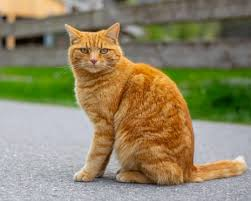
#> input picture Semester_4/Ai Lab/PAI Lab 5/Images/download.jpeg, 251 x 201 px; the run also reads 4 pictures not shown here
$ jupyter execute --allow-errors Class.ipynb
#> lines starting #> are read from the running program, lines starting #| are printed output that depends on the picture; after the words box and inside, x2 and y2 are one past the last pixel; in counts of white or black regions, pixels touching at a corner belong together
## Intro to OpenCV

## Blur Image

[cell 1]
import cv2
from matplotlib import pyplot as plt
import numpy as np

[cell 2]
image_path = './Images/download.jpeg'

image = cv2.imread(image_path)
#> image is the input picture: shape (201, 251, 3); mean B, G, R 100.8, 132.8, 143.1
if image is None:
	raise FileNotFoundError(f"Image not found at path: {image_path}")

resized_image = cv2.resize(image, (1900, 800))
resized_image_rgb = cv2.cvtColor(resized_image, cv2.COLOR_BGR2RGB)
plt.imshow(resized_image_rgb)
plt.title('Original Image')
plt.axis('off')
plt.show()

### After Blurring

[cell 3]
Gaussian = cv2.GaussianBlur(resized_image, (15, 15), 0)
Gaussian_rgb = cv2.cvtColor(Gaussian, cv2.COLOR_BGR2RGB)
plt.imshow(Gaussian_rgb)
plt.title('Gaussian Blurred Image')
plt.axis('off')
plt.show()

[cell 4]
cv2.imshow('Original', image)
cv2.waitKey(0)

# Use the cvtColor() function to grayscale the image
gray_image = cv2.cvtColor(image, cv2.COLOR_BGR2GRAY)

cv2.imshow('Grayscale', gray_image)
cv2.waitKey(0)

# Window shown waits for any key pressing event
cv2.destroyAllWindows()

[cell 5]
cv2.imshow('Grayscale Image', image)
cv2.waitKey(0)

# Window shown waits for any key pressing event
cv2.destroyAllWindows()

[cell 6]
# Obtain the dimensions of the image array
# using the shape method
(row, col) = image.shape[0:2]
#> row = 201; col = 251

# Take the average of pixel values of the BGR Channels
# to convert the colored image to grayscale image
for i in range(row):
    for j in range(col):
        # Find the average of the BGR pixel values
        image[i, j] = sum(image[i, j]) * 0.33
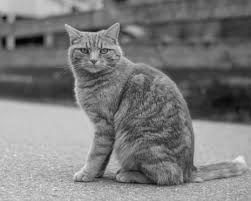
#> image: shape (201, 251, 3); min 0, max 237, mean 123.8

cv2.imshow('Grayscale Image', image)
cv2.waitKey(0)

# Window shown waits for any key pressing event
cv2.destroyAllWindows()

[cell 7]
image = cv2.imread('./Images/download.jpeg')
image_rgb = cv2.cvtColor(image, cv2.COLOR_BGR2RGB)
scale_factor_1 = 3.0
scale_factor_2 = 1/3.0
height, width = image_rgb.shape[:2]
#> height = 201; width = 251
new_height = int(height * scale_factor_1)
#> new_height = 603
new_width = int(width * scale_factor_1)
#> new_width = 753

zoomed_image = cv2.resize(src =image_rgb,
                          dsize=(new_width, new_height),
                          interpolation=cv2.INTER_CUBIC)

new_height1 = int(height * scale_factor_2)
#> new_height1 = 67
new_width1 = int(width * scale_factor_2)
#> new_width1 = 83
scaled_image = cv2.resize(src= image_rgb,
                          dsize =(new_width1, new_height1),
                          interpolation=cv2.INTER_AREA)

fig, axs = plt.subplots(1, 3, figsize=(10, 4))
axs[0].imshow(image_rgb)
axs[0].set_title('Original Image Shape:'+str(image_rgb.shape))
axs[1].imshow(zoomed_image)
axs[1].set_title('Zoomed Image Shape:'+str(zoomed_image.shape))
axs[2].imshow(scaled_image)
axs[2].set_title('Scaled Image Shape:'+str(scaled_image.shape))

for ax in axs:
    ax.set_xticks([])
    ax.set_yticks([])

plt.tight_layout()
plt.show()

[cell 8]
img = cv2.imread('./Images/download.jpeg')
image_rgb = cv2.cvtColor(img, cv2.COLOR_BGR2RGB)
center = (image_rgb.shape[1] // 2, image_rgb.shape[0] // 2)
#> center = (125, 100)
angle = 30
scale = 1
rotation_matrix = cv2.getRotationMatrix2D(center, angle, scale)
rotated_image = cv2.warpAffine(image_rgb, rotation_matrix, (img.shape[1], img.shape[0]))

fig, axs = plt.subplots(1, 2, figsize=(7, 4))
axs[0].imshow(image_rgb)
axs[0].set_title('Original Image')
axs[1].imshow(rotated_image)
axs[1].set_title('Image Rotation')
for ax in axs:
    ax.set_xticks([])
    ax.set_yticks([])

plt.tight_layout()
plt.show()

[cell 9]
img = cv2.imread('./Images/download.jpeg')
image_rgb = cv2.cvtColor(img, cv2.COLOR_BGR2RGB)
width, height = image_rgb.shape[1], image_rgb.shape[0]

tx, ty = 100, 70
translation_matrix = np.array([[1, 0, tx], [0, 1, ty]], dtype=np.float32)
translated_image = cv2.warpAffine(image_rgb, translation_matrix, (width, height))

fig, axs = plt.subplots(1, 2, figsize=(7, 4))
axs[0].imshow(image_rgb), axs[0].set_title('Original Image')
axs[1].imshow(translated_image), axs[1].set_title('Image Translation')

for ax in axs:
    ax.set_xticks([]), ax.set_yticks([])

plt.tight_layout()
plt.show()

[cell 10]
image = cv2.imread('./Images/download.jpeg')
image_rgb = cv2.cvtColor(image, cv2.COLOR_BGR2RGB)
width, height = image_rgb.shape[1], image_rgb.shape[0]

shearX, shearY = -0.15, 0
transformation_matrix = np.array([[1, shearX, 0], [0, 1, shearY]], dtype=np.float32)
sheared_image = cv2.warpAffine(image_rgb, transformation_matrix, (width, height))

fig, axs = plt.subplots(1, 2, figsize=(7, 4))
axs[0].imshow(image_rgb), axs[0].set_title('Original Image')
axs[1].imshow(sheared_image), axs[1].set_title('Sheared Image')

for ax in axs:
    ax.set_xticks([]), ax.set_yticks([])

plt.tight_layout()
plt.show()

[cell 11]
image = cv2.imread('./Images/download.jpeg')
image_rgb = cv2.cvtColor(image, cv2.COLOR_BGR2RGB)
b, g, r = cv2.split(image_rgb)

b_normalized = cv2.normalize(b.astype('float'), None, 0, 1, cv2.NORM_MINMAX)
g_normalized = cv2.normalize(g.astype('float'), None, 0, 1, cv2.NORM_MINMAX)
r_normalized = cv2.normalize(r.astype('float'), None, 0, 1, cv2.NORM_MINMAX)

normalized_image = cv2.merge((b_normalized, g_normalized, r_normalized))
print(normalized_image[:, :, 0])
#> (printed output is left out)

plt.imshow(normalized_image)
plt.xticks([]),
plt.yticks([]),
plt.title('Normalized Image')
plt.show()

[cell 12]
img = cv2.imread('./Images/download.jpeg')
image_rgb = cv2.cvtColor(img, cv2.COLOR_BGR2RGB)
edges = cv2.Canny(image_rgb, 100, 700)
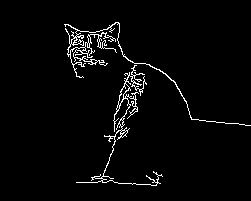
#> edges: shape (201, 251); 3% white in thin lines or dots, all inside (x1, y1, x2, y2) = (64, 22, 251, 186)

fig, axs = plt.subplots(1, 2, figsize=(7, 4))
axs[0].imshow(image_rgb), axs[0].set_title('Original Image')
axs[1].imshow(edges), axs[1].set_title('Image Edges')

for ax in axs:
    ax.set_xticks([]), ax.set_yticks([])

plt.tight_layout()
plt.show()

[cell 13]
image = cv2.imread('./Images/download.jpeg')
image_rgb = cv2.cvtColor(image, cv2.COLOR_BGR2RGB)
blurred = cv2.GaussianBlur(image, (3, 3), 0)
blurred_rgb = cv2.cvtColor(blurred, cv2.COLOR_BGR2RGB)

fig, axs = plt.subplots(1, 2, figsize=(7, 4))
axs[0].imshow(image_rgb), axs[0].set_title('Original Image')
axs[1].imshow(blurred_rgb), axs[1].set_title('Blurred Image')

for ax in axs:
    ax.set_xticks([]), ax.set_yticks([])

plt.tight_layout()
plt.show()

[cell 14]
image = cv2.imread('./Images/download.jpeg')
image_gray = cv2.cvtColor(image, cv2.COLOR_BGR2GRAY)
kernel = np.ones((3, 3), np.uint8)

dilated = cv2.dilate(image_gray, kernel, iterations=2)
eroded = cv2.erode(image_gray, kernel, iterations=2)
opening = cv2.morphologyEx(image_gray, cv2.MORPH_OPEN, kernel)
closing = cv2.morphologyEx(image_gray, cv2.MORPH_CLOSE, kernel)
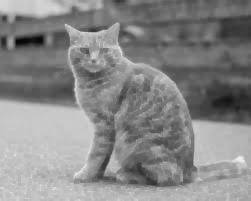
#> closing: shape (201, 251); min 8, max 240, mean 135.7

fig, axs = plt.subplots(2, 2, figsize=(7, 7))
axs[0, 0].imshow(dilated, cmap='Greys'), axs[0, 0].set_title('Dilated Image')
axs[0, 1].imshow(eroded, cmap='Greys'), axs[0, 1].set_title('Eroded Image')
axs[1, 0].imshow(opening, cmap='Greys'), axs[1, 0].set_title('Opening')
axs[1, 1].imshow(closing, cmap='Greys'), axs[1, 1].set_title('Closing')

for ax in axs.flatten():
    ax.set_xticks([]), ax.set_yticks([])

plt.tight_layout()
plt.show()

[cell 15]
# Open the image.
img = cv2.imread('./Images/download.jpeg', 0)
#> img: shape (201, 251); min 0, max 240, mean 132.2

# Apply log transform.
c = 255/(np.log(1 + np.max(img)))
#> c = 46.49
log_transformed = c * np.log(1 + img)
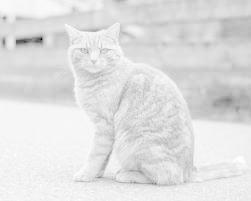
#> log_transformed: shape (201, 251) float16; min 0, max 255, mean 224.5

# Specify the data type.
log_transformed = np.array(log_transformed, dtype = np.uint8)

# Save the output.
cv2.imwrite('log_transformed.jpg', log_transformed)
#> Out = True

[cell 16]
img = cv2.imread('./Images/download.jpeg', 0)

# Trying 4 gamma values.
for gamma in [0.1, 0.5, 1.2, 2.2]:

    # Apply gamma correction.
    gamma_corrected = np.array(255*(img / 255) ** gamma, dtype = 'uint8')

    # Save edited images.
    cv2.imwrite('./Images/gamma_transformed'+str(gamma)+'.jpg', gamma_corrected)

[cell 17]
# Function to map each intensity level to output intensity level.
def pixelVal(pix, r1, s1, r2, s2):
    if (0 <= pix and pix <= r1):
        return (s1 / r1)*pix
    elif (r1 < pix and pix <= r2):
        return ((s2 - s1)/(r2 - r1)) * (pix - r1) + s1
    else:
        return ((255 - s2)/(255 - r2)) * (pix - r2) + s2

# Open the image.
img = cv2.imread('./Images/download.jpeg', 0)

# Define parameters.
r1 = 70
s1 = 0
r2 = 140
s2 = 255

# Vectorize the function to apply it to each value in the Numpy array.
pixelVal_vec = np.vectorize(pixelVal)

# Apply contrast stretching.
contrast_stretched = pixelVal_vec(img, r1, s1, r2, s2)
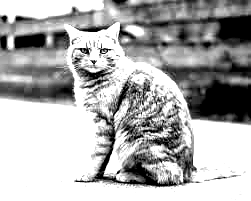
#> contrast_stretched: shape (201, 251) float64; min 0, max 255, mean 172.5

# Save edited image.
cv2.imwrite('./Images/contrast_stretch.jpg', contrast_stretched)
#> Out = True

[cell 18]
img = cv2.imread('./Images/download.jpeg')
rows, cols, _ = img.shape
#> rows = 201; cols = 251

M_left = np.float32([[1, 0, -50], [0, 1, 0]])
M_right = np.float32([[1, 0, 50], [0, 1, 0]])
M_top = np.float32([[1, 0, 0], [0, 1, 50]])
M_bottom = np.float32([[1, 0, 0], [0, 1, -50]])

img_left = cv2.warpAffine(img, M_left, (cols, rows))
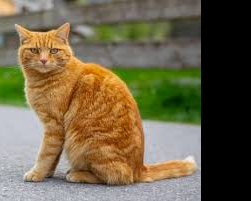
#> img_left: shape (201, 251, 3); mean B, G, R 73.9, 101.2, 112.6
img_right = cv2.warpAffine(img, M_right, (cols, rows))
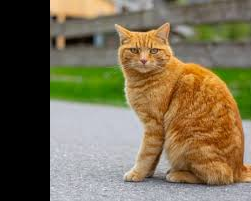
#> img_right: shape (201, 251, 3); mean B, G, R 81.4, 108.3, 120.1
img_top = cv2.warpAffine(img, M_top, (cols, rows))
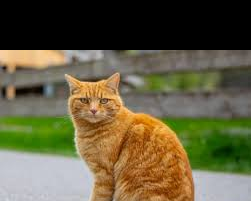
#> img_top: shape (201, 251, 3); mean B, G, R 64.9, 94.4, 101.4
img_bottom = cv2.warpAffine(img, M_bottom, (cols, rows))
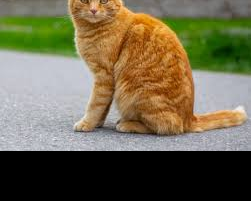
#> img_bottom: shape (201, 251, 3); mean B, G, R 78.3, 104.6, 112.4

plt.subplot(221), plt.imshow(img_left), plt.title('Left')
plt.subplot(222), plt.imshow(img_right), plt.title('Right')
plt.subplot(223), plt.imshow(img_top), plt.title('Top')
plt.subplot(224), plt.imshow(img_bottom), plt.title('Bottom')
plt.show()
#> figure, not shown here; B, G, R data is drawn as R, G, B

[cell 19]
img = cv2.imread('./Images/download.jpeg', 0)
equ = cv2.equalizeHist(img)
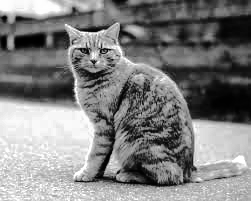
#> equ: shape (201, 251); min 0, max 255, mean 128.5
res = np.hstack((img, equ))

[cell 20]
plt.figure(figsize=(10, 5))
plt.imshow(res, cmap='gray')
plt.title("Original vs Equalized Image")
plt.axis('off')
plt.show()

[cell 21]
src = cv2.imread(r'./Images/geeks14.png')  # Read the image

if src is None:
	raise FileNotFoundError("Image not found at path: ./Images/logo.png")

# Convert to Grayscale
gray_image = cv2.cvtColor(src, cv2.COLOR_BGR2GRAY)

# Display
cv2.imshow("Grayscale Image", gray_image)
cv2.waitKey(0)
cv2.destroyAllWindows()

[cell 22]
hsv_image = cv2.cvtColor(src, cv2.COLOR_BGR2HSV)

cv2.imshow("HSV Image", hsv_image)
cv2.waitKey(0)
cv2.destroyAllWindows()

[cell 23]
rgb_image = cv2.cvtColor(src, cv2.COLOR_BGR2RGB)

# Display with Matplotlib
plt.imshow(rgb_image)
plt.title("RGB Image for Matplotlib")
plt.axis('off')
plt.show()

[cell 24]
img = cv2.imread('./Images/out2-2.png')

# shows the image
plt.imshow(img)
img = cv2.imread('./Images/geeks14.png', 1)

img = cv2.cvtColor(img, cv2.COLOR_BGR2GRAY)

# Shows the image
cv2.imshow('image', img)

cv2.waitKey(0)
cv2.destroyAllWindows()

[cell 25]
damaged_img = cv2.imread(filename=r"./Images/cat_damaged.png")

# get the shape of the image
height, width = damaged_img.shape[0], damaged_img.shape[1]
#> height = 400; width = 400

# Converting all pixels greater than zero to black while black becomes white
for i in range(height):
    for j in range(width):
        if damaged_img[i, j].sum() > 0:
            damaged_img[i, j] = 0
        else:
            damaged_img[i, j] = [255, 255, 255]

# saving the mask
mask = damaged_img
cv2.imwrite('mask.jpg', mask)

# displaying mask
cv2.imshow("damaged image mask", mask)
cv2.waitKey(0)
cv2.destroyAllWindows()

[cell 26]
img = cv2.imread('./Images/cat_damaged.png')

# Load the mask.
mask = cv2.imread('./Images/cat_damaged.png', 0)
dst = cv2.inpaint(img, mask, 3, cv2.INPAINT_NS)

# Write the output.
cv2.imwrite('cat_inpainted.png', dst)
#> Out = True

[cell 27]
# Open the image files.
img1_color = cv2.imread("./Images/im1-copy.webp")  # Image to be aligned.
img2_color = cv2.imread("./Images/im1-copy.webp")    # Reference image.

# Convert to grayscale.
img1 = cv2.cvtColor(img1_color, cv2.COLOR_BGR2GRAY)
img2 = cv2.cvtColor(img2_color, cv2.COLOR_BGR2GRAY)
height, width = img2.shape
#> height = 600

# Create ORB detector with 5000 features.
orb_detector = cv2.ORB_create(5000)

# Find keypoints and descriptors.
# The first arg is the image, second arg is the mask
#  (which is not required in this case).
kp1, d1 = orb_detector.detectAndCompute(img1, None)
#> kp1 = 4067 keypoints; strongest (x, y, size): (235, 298, 31), (216, 298, 31), (346, 275, 31), (333, 272, 31)
kp2, d2 = orb_detector.detectAndCompute(img2, None)
#> kp2 has the same summary as kp1

# Match features between the two images.
# We create a Brute Force matcher with
# Hamming distance as measurement mode.
matcher = cv2.BFMatcher(cv2.NORM_HAMMING, crossCheck = True)

# Match the two sets of descriptors.
matches = matcher.match(d1, d2)
#> matches = 4067 matches

# Sort matches on the basis of their Hamming distance.
#> (the rest of this cell did not finish here and is left out)
